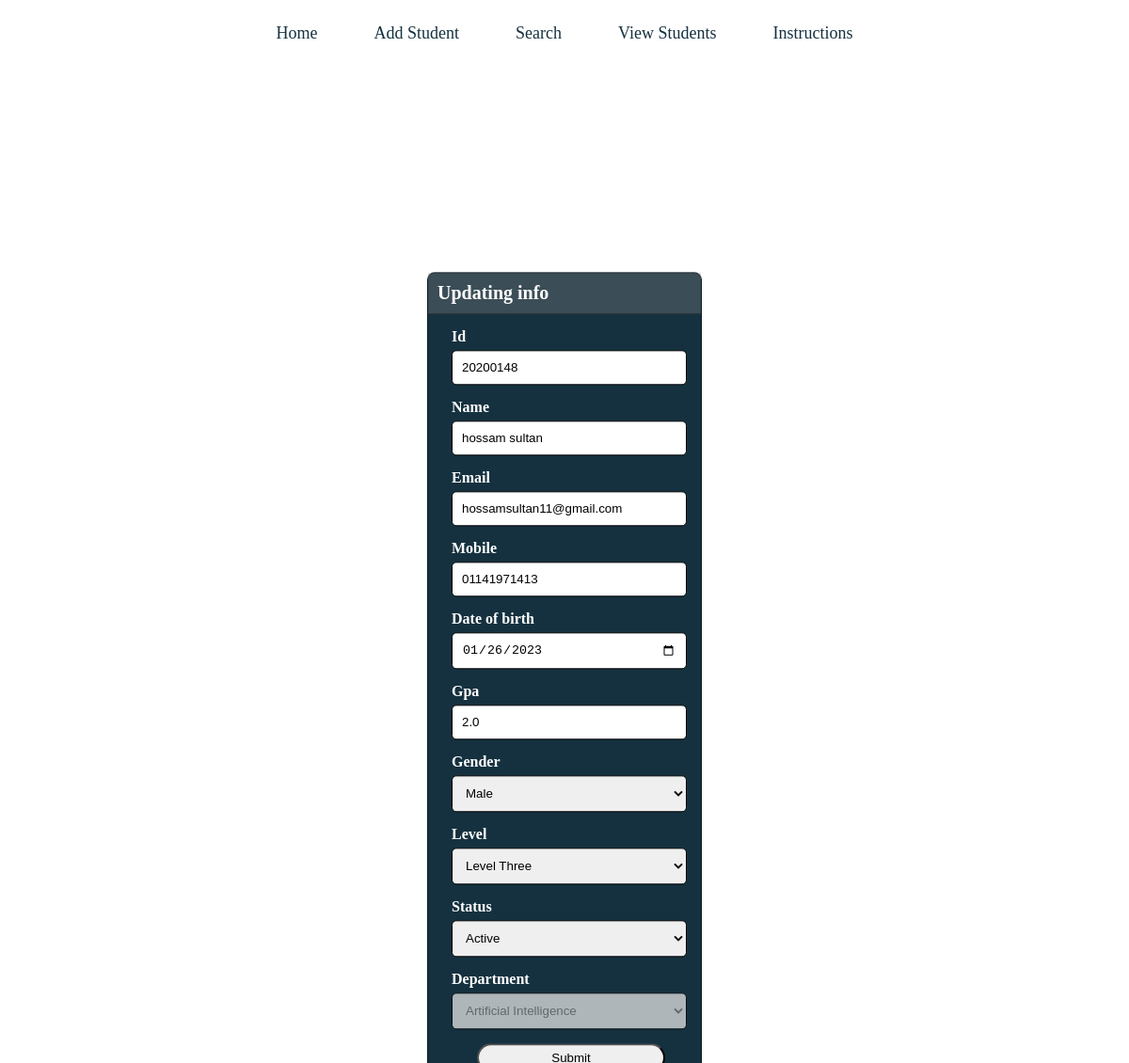
The page /update/20200148 on the database its author committed.
### main/models.py (models this page shows, shortened)
class Student(models.Model):
    id = models.CharField(max_length=10,primary_key=True)
    name = models.CharField(max_length=60)
    email = models.EmailField(max_length=120,unique=True)
    mobile = models.CharField(max_length=12)
    date_of_birth = models.DateField()
    gpa = models.FloatField()
    gender = models.CharField(choices=GENDER_CHOICES,max_length=1)
    level = models.CharField(choices=LEVEL_CHOICES,max_length=1)
    status = models.CharField(choices=STATUS_CHOICES,max_length=10)
    department = models.CharField(choices=DEPARTMENT_CHOICES,max_length=2)

### main/views.py (the view)
# urls.py: path("update/<id>",update_student,name='update-student'),
def update_student(request,id):
    student = get_object_or_404(Student,id=id)
    form = UpdateStudentForm(instance=student)
    if request.method == "POST":
        form = UpdateStudentForm(request.POST,instance=student)
        if form.is_valid():
            form.save()
            messages.success(request,"Student Information Updated")
            return redirect("view-students")
    return render(request,"main/update.html",{"form":form,"student":student})

### main/forms.py
class UpdateStudentForm(forms.ModelForm):
    department = forms.ChoiceField(choices=DEPARTMENT_CHOICES,disabled=True)
    class Meta:
        model = Student
        fields = "__all__"
        widgets = {"date_of_birth":forms.DateInput(attrs={"type":"date"})}

### main/templates/main/update.html (shortened to what this page needs)
{% load static %}
<!DOCTYPE html>
<html lang="en">
<head>
    <link rel="stylesheet" href="{% static 'main/css/update.css' %}">
        <link rel="stylesheet" href="{% static 'main/css/nav.css' %}" />
     <body>
        {% include 'main/nav.html' %}
        <section class="">
            <div class="department_form">
                <div class="form_head">
                    <h3>Updating info</h3>
                </div>
                <form method="post">
                     {% for field in form %}
                    <div class="form-control">
                        <label >{{field.label}}</label>
                        {{field}}
                    </div>
                    {% endfor %}
                    <button type="submit">Submit</button>
                </form>
            </div>
        </section>
    </body>
</html>

### main/static/main/css/update.css (style rules this page uses)
body { height: 100vh; }
section { margin-top: 150px; position: absolute; top: 50%; left: 50%; transform: translate(-50%, -50%); }
.department_form { display: flex; flex-direction: column; align-items: center; background-color: #15313f; color: #fff; width: fit-content; height: fit-content; border: 1px solid rgba(0, 0, 0, 0.453); border-radius: 8px; }
.form_head { background-color: rgba(128, 128, 128, 0.349); width: 100%; padding: 10px; border-bottom: 1px solid rgba(0, 0, 0, 0.453); }
.form_head h3 { font-size: 20px; font-weight: 700; }
.form-control { display: flex; flex-direction: column; margin: 15px; padding-left: 10px; }
.form-control input, select { width: 250px; padding: 10px; border-radius: 5px; border: 1px solid black; }
.form-control label { margin-bottom: 5px; font-size: 16px; font-weight: 600; }
button { margin-left: 52px; size: 60px; height: 30px; width: 200px; border-radius: 20px; }

### main/static/main/css/nav.css (style rules this page uses)
* { box-sizing: border-box; -moz-box-sizing: border-box; -webkit-box-sizing: border-box; margin: 0; padding: 0; max-width: 100%; }

### rows shown on the page
Student: form "20200148" "hossam sultan" "hossamsultan11@gmail.com" "01141971413" "01/26/2023" "2.0" "Male" "Level Three" "Active" "Artificial Intelligence"

### other values the page prints
{{ field.label }} "Id" "Name" "Email" "Mobile" "Date of birth" "Gpa" "Gender" "Level" "Status" "Department"
